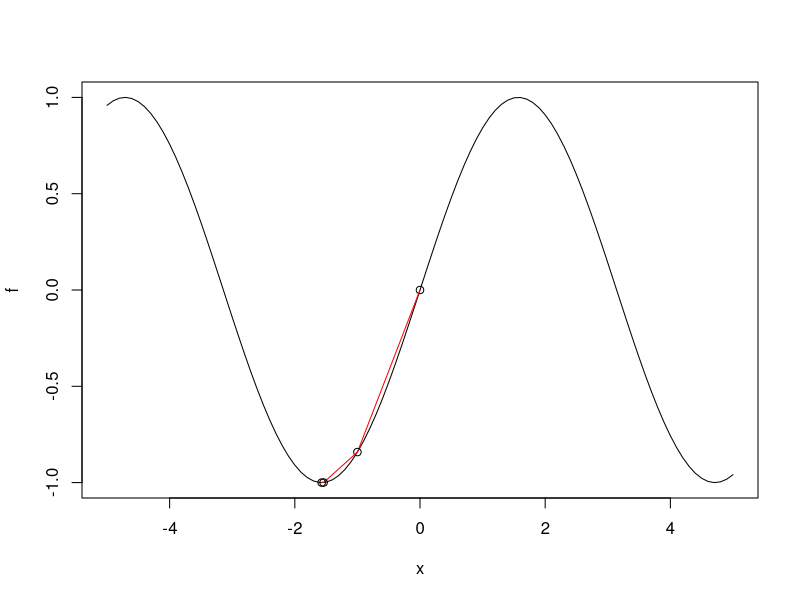

The R script that drew this image:
## ---- chunk 1
knitr::opts_chunk$set(echo = TRUE)
## ---- chunk 2
backtracking_line_search <- function(a, c, r, x_k, p_k, g_k, f_k, f) {
	a_k <- a
	repeat {
		x_candidate <- x_k + a_k * p_k
		lhs <- f(x_candidate)
		rhs <- f_k + c * a_k * g_k * p_k
		if (lhs <= rhs) break
		a_k <- r * a_k
	}
	return(a_k)
}

printf <- function(...) cat(sprintf(...))
printfln <- function(...) cat(sprintf(...), "\n")

# stopping criteria?

steepest_descent <- function(f, g, x_k, a, c, r, tol, k_max) {
	k <- 0
	#x_change <- abs(tol) + 1
	g_k <- abs(tol) + 1 # to get started
	while ((abs(g_k) > tol) && (k < k_max)) {
		f_k <- f(x_k)
		points(x_k, f_k)
		g_k <- g(x_k)
		p_k <- -g_k # steepest descent direction
		a_k <- backtracking_line_search(a, c, r, x_k, p_k, g_k, f_k, f)
		#a_k <- 1
		x_old <- x_k
		x_k <- x_k + a_k * p_k
		lines(c(x_old, x_k), c(f(x_old), f(x_k)), col = "red")
		
		k <- k + 1
		printfln("k = %d \t x_k = %.22f \t f_k = %f \t g_k = %f \t a_k = %f", k, x_k, f_k, g_k, a_k)
	}
	return(x_k)
}

## ---- chunk 3
# configuration
a <- 1    # initial step-length
c <- 1e-4 # Sufficient Decrease Condition (SDC) Strength
r <- 0.75 # step-length reduction factor

f <- function(x) sin(x)
g <- function(x) cos(x)

plot(f, -5, 5)
x_k <- 0
tol <- 1e-4
k_max <- 90
x_solution <- steepest_descent(f, g, x_k, a, c, r, tol, k_max)
x_solution
